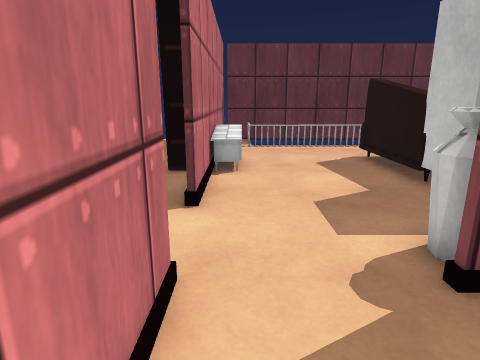
View 1 (above)

24 first-person views from a walk through a 3-D level made in the Unity game engine. The camera is 1.2 m above the floor, tilts 14° down and sees 75° across. The floor is counted in squares, 0.5 m on a side. Each view is taken from the middle of a square. On the plan, view 1 faces up. The plan holds only what a view shows up to about 19 squares ahead; the rest is blank. The player is left out. Surface patterns are stand-ins for the level's own textures.

View 2
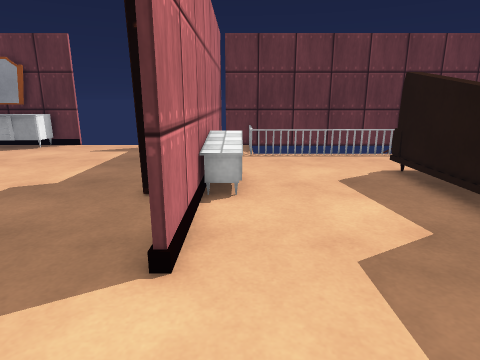

View 3
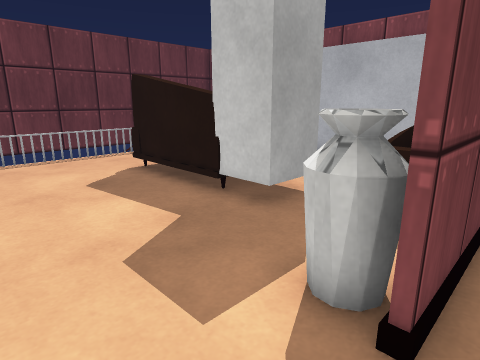

View 4
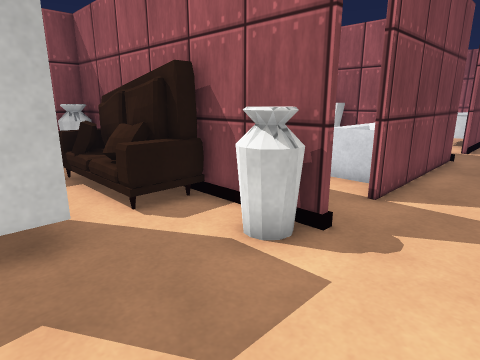

View 5
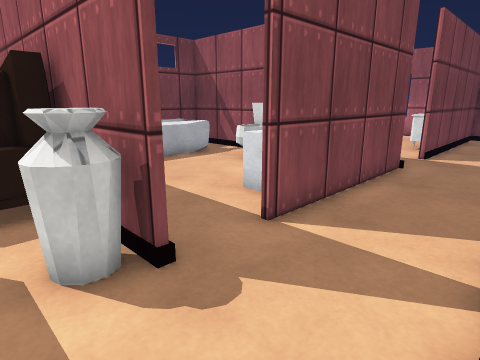

View 6
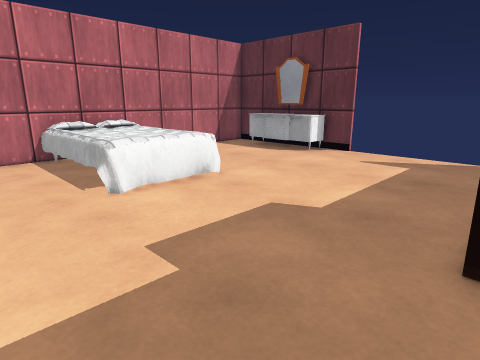

View 7
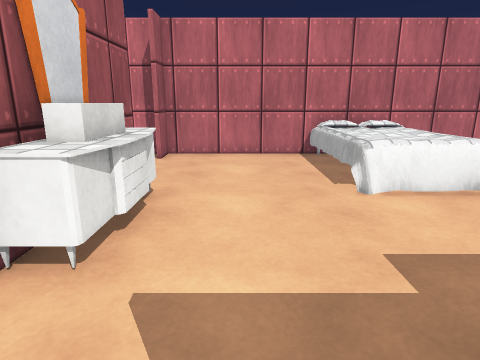

View 8
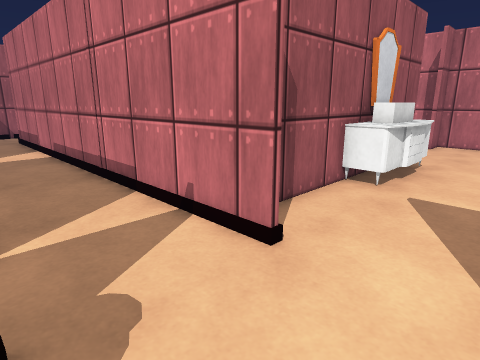

View 9
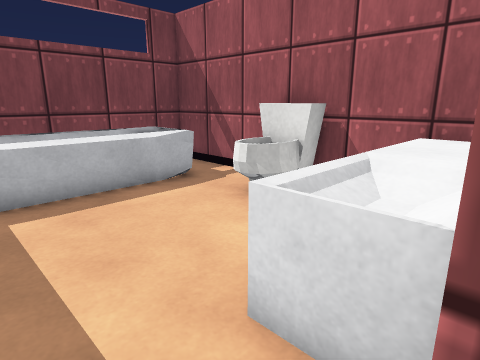

View 10
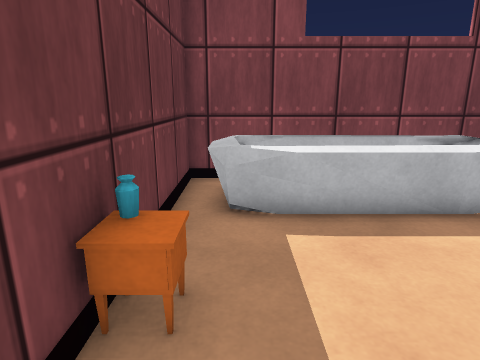

View 11
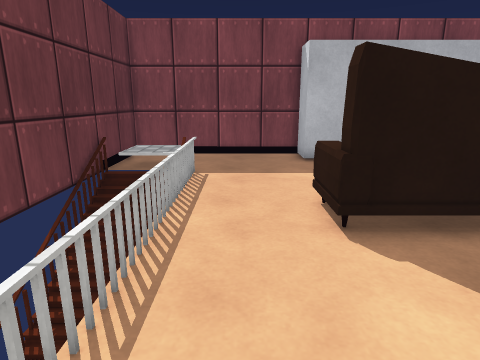

View 12
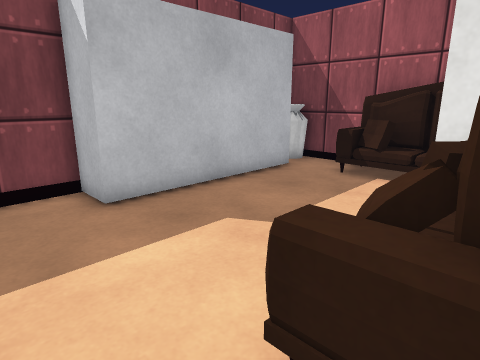

View 13
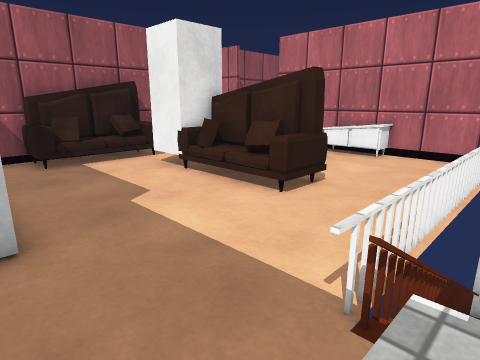

View 14
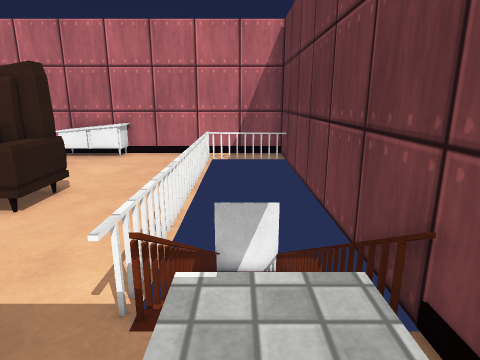

View 15
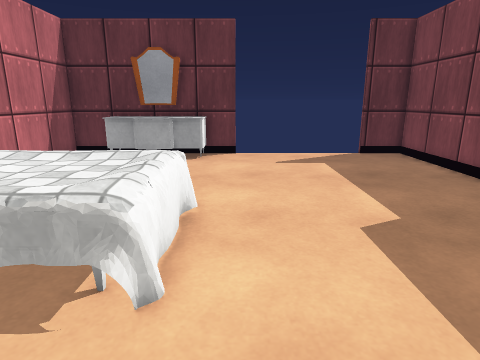

View 16
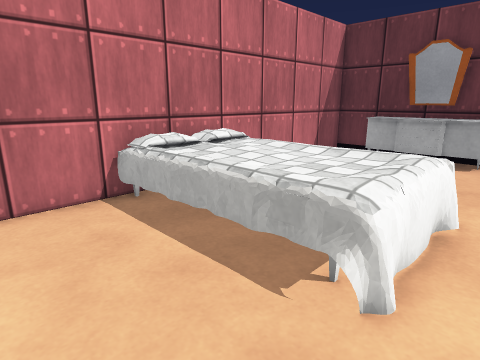

View 17
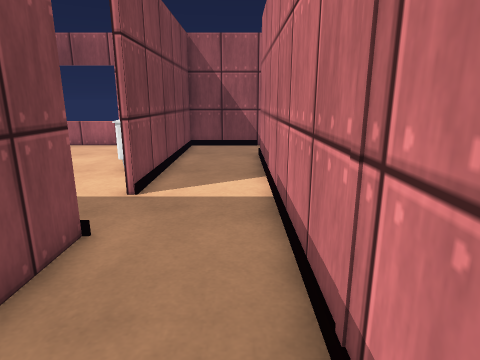

View 18
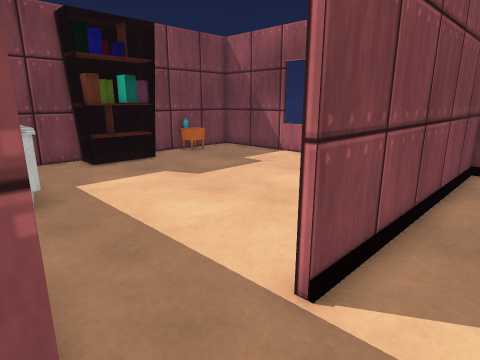

View 19
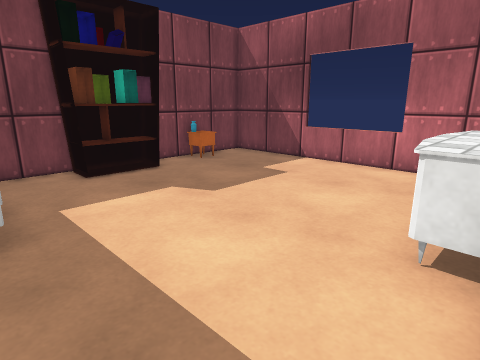

View 20
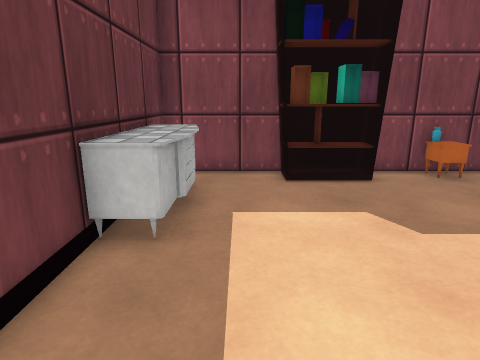

View 21
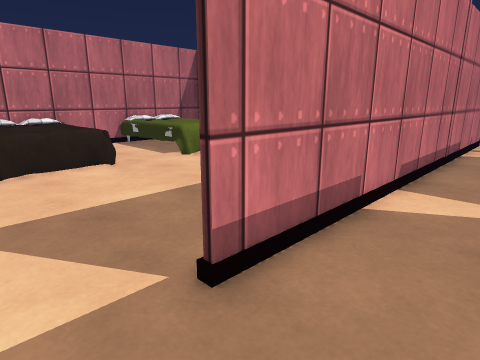

View 22
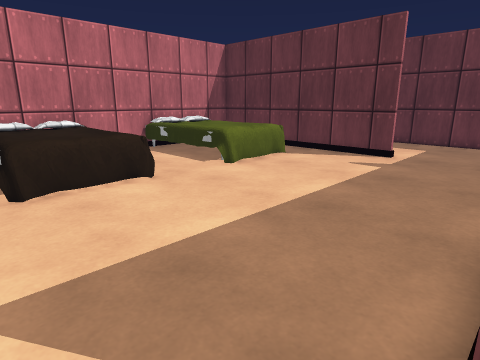

View 23
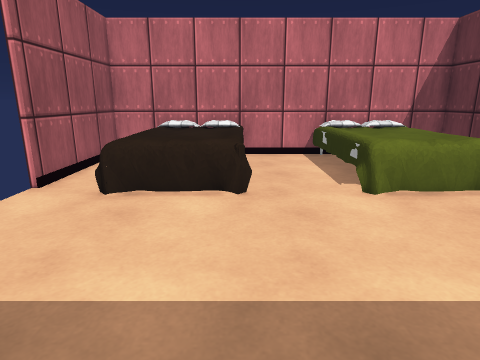

View 24
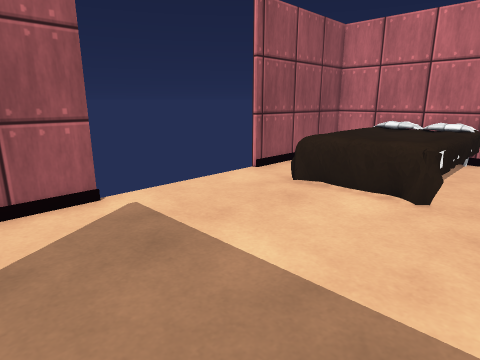

### Floor plan
Key: @ floor where view 1 was taken; # wall or solid block; x gap in a wall; . floor; / step, stairs or slope; = window, fence, low wall or low ledge; ^ raised ledge; B block; O other object.
Columns run from 17 left of view 1 to 15 right of it. Each row starts with its distance up from view 1.
 21 ########x     x###    ###########
 20 # ^^^^^.........#      /////....#
 19 # ..^^..........#.      ////....#
 18 #...............#x#######====...#
 17 # ..............#.......     ...#
 16 #   ............#...............#
 15 #    ...........#...............#
 14 #     ........  #^....##^=......#
 13 #^^^^^^=......  #^....##= ....###
 12 #^^^^^^=......  #^....#^x.....#
 11 #^^^^^^=......###^....#^^.....#
 10 #^^^^^^^........#.....#B^.....#
  9 #=======........#.....=BBB....#
  8 #...............#......BBB....#
  7 #.............................#
  6 #......................x^=O==.##
  5 #...................##.=#=^==..##
  4 #......^^^^^........#############
  3 ##.... ^^^^^ ...#........O=..^^^#
  2 ##   ############...........=^^^#
  1 #         ....  #...#.......=^ ^#
  0           ..... #@..#^.......^ =#
 -1           ..... #...#^^.....=^ =#
 -2            .... #...#^^.....=^ ^#
 -3 ###########.... #...#^^ .=..=^ ^#
 -4       ......... #...#^^  ==.=^^^#
 -5 #      ........ #...#^^  =O..==##
 -6 #^^^^^^=........#...#############
 -7 #^^^^^^=........#.........^^^^^.#
 -8 #^^^^^^^........#..........^^^^.#
 -9 #^^^^^^^........#...............#
-10 #======.........#...#..........##
-11 #...............#...#..........##
-12 #...............#...#^.........##
-13 #^^^^^^=........#...#^.........##
-14 #^^^^^^=........#...#^..........#
-15 #^^^^^^=........#...#^..........#
-16 #^^^^^^^............#^.........O#
-17 #   =^^=............#  .........#
-18 #   ................#  .........#
-19 ######x     x############===#####

Positions as (right, up) in squares from view 1, and headings:
1: (0, 0), facing up
2: (0, 3), facing up
3: (0, 3), facing up-right
4: (0, 9), facing down-right
5: (-1, 6), facing down-right
6: (-2, 6), facing up-left
7: (-2, 6), facing left
8: (3, 7), facing down-left
9: (3, 2), facing down-right
10: (5, 2), facing right
11: (0, 16), facing right
12: (6, 16), facing down-right
13: (14, 19), facing down-left
14: (14, 19), facing left
15: (-9, 6), facing up
16: (-9, 6), facing up-left
17: (0, -1), facing down
18: (1, -6), facing down-right
19: (3, -7), facing down-right
20: (4, -9), facing right
21: (2, -18), facing up-left
22: (-1, -18), facing up-left
23: (-2, -13), facing left
24: (-2, -11), facing down-left
